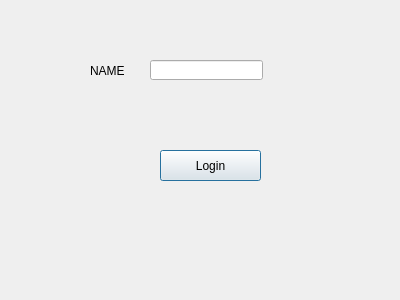
<?xml version="1.0" encoding="UTF-8"?>
<ui version="4.0">
 <class>Dialog</class>
 <widget class="QDialog" name="Dialog">
  <property name="geometry">
   <rect>
    <x>0</x>
    <y>0</y>
    <width>400</width>
    <height>300</height>
   </rect>
  </property>
  <property name="windowTitle">
   <string>Dialog</string>
  </property>
  <property name="sizeGripEnabled">
   <bool>false</bool>
  </property>
  <property name="modal">
   <bool>false</bool>
  </property>
  <widget class="QPushButton" name="pushButton">
   <property name="geometry">
    <rect>
     <x>160</x>
     <y>150</y>
     <width>101</width>
     <height>31</height>
    </rect>
   </property>
   <property name="text">
    <string>Login</string>
   </property>
  </widget>
  <widget class="QLineEdit" name="lineEdit">
   <property name="geometry">
    <rect>
     <x>150</x>
     <y>60</y>
     <width>113</width>
     <height>20</height>
    </rect>
   </property>
   <property name="text">
    <string/>
   </property>
  </widget>
  <widget class="QLabel" name="label">
   <property name="geometry">
    <rect>
     <x>90</x>
     <y>60</y>
     <width>47</width>
     <height>21</height>
    </rect>
   </property>
   <property name="text">
    <string>NAME</string>
   </property>
  </widget>
 </widget>
 <resources/>
 <connections/>
</ui>
